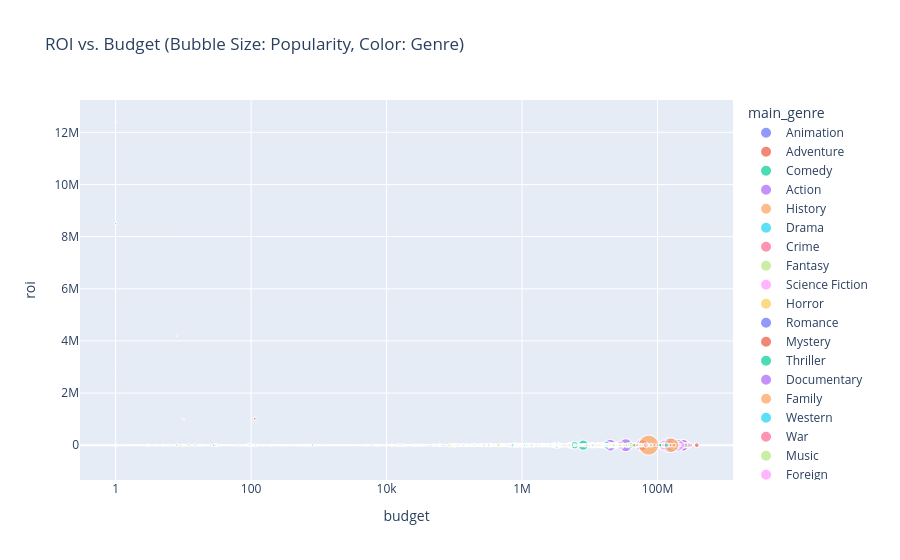

This figure's notebook cell:
### Code cell
def extract_first_float(x):
    if isinstance(x, str):
        match = re.search(r"\d+\.\d+", x)
        return float(match.group()) if match else None
    return x

# Convert and clean data
df["budget"] = pd.to_numeric(df["budget"], errors="coerce")
df["roi"] = pd.to_numeric(df["roi"], errors="coerce")
df["popularity"] = df["popularity"].apply(extract_first_float)

# Drop rows with missing critical values
df_cleaned = df.dropna(subset=["budget", "roi", "popularity", "main_genre"])

# Plot
fig = px.scatter(
    df_cleaned,
    x="budget",
    y="roi",
    color="main_genre",
    size="popularity",
    hover_data=["title", "release_year", "profit"],
    log_x=True,
    title="ROI vs. Budget (Bubble Size: Popularity, Color: Genre)",
)
fig.show()

### Figure 1 — Plotly figure (JSON) as saved in the notebook; plotly's stock layout.template omitted (floating-point values rounded to 4 significant figures; data arrays with more than 128 entries replaced by an {"elided": "..."} marker saying what was removed)
{"data": [{"customdata": {"elided": "236x3 mixed values"}, "hovertemplate": "main_genre=Animation<br>budget=%{x}<br>roi=%{y}<br>popularity=%{marker.size}<br>title=%{customdata[0]}<br>release_year=%{customdata[1]}<br>profit=%{customdata[2]}<extra></extra>", "legendgroup": "Animation", "marker": {"color": "#636efa", "size": {"elided": "236 float values"}, "sizemode": "area", "sizeref": 1.369, "symbol": "circle"}, "mode": "markers", "name": "Animation", "showlegend": true, "type": "scattergl", "x": {"elided": "236 int values"}, "xaxis": "x", "y": {"elided": "236 float values"}, "yaxis": "y"}, {"customdata": {"elided": "597x3 mixed values"}, "hovertemplate": "main_genre=Adventure<br>budget=%{x}<br>roi=%{y}<br>popularity=%{marker.size}<br>title=%{customdata[0]}<br>release_year=%{customdata[1]}<br>profit=%{customdata[2]}<extra></extra>", "legendgroup": "Adventure", "marker": {"color": "#EF553B", "size": {"elided": "597 float values"}, "sizemode": "area", "sizeref": 1.369, "symbol": "circle"}, "mode": "markers", "name": "Adventure", "showlegend": true, "type": "scattergl", "x": {"elided": "597 int values"}, "xaxis": "x", "y": {"elided": "597 float values"}, "yaxis": "y"}, {"customdata": {"elided": "1721x3 mixed values"}, "hovertemplate": "main_genre=Comedy<br>budget=%{x}<br>roi=%{y}<br>popularity=%{marker.size}<br>title=%{customdata[0]}<br>release_year=%{customdata[1]}<br>profit=%{customdata[2]}<extra></extra>", "legendgroup": "Comedy", "marker": {"color": "#00cc96", "size": {"elided": "1721 float values"}, "sizemode": "area", "sizeref": 1.369, "symbol": "circle"}, "mode": "markers", "name": "Comedy", "showlegend": true, "type": "scattergl", "x": {"elided": "1721 int values"}, "xaxis": "x", "y": {"elided": "1721 float values"}, "yaxis": "y"}, {"customdata": {"elided": "1473x3 mixed values"}, "hovertemplate": "main_genre=Action<br>budget=%{x}<br>roi=%{y}<br>popularity=%{marker.size}<br>title=%{customdata[0]}<br>release_year=%{customdata[1]}<br>profit=%{customdata[2]}<extra></extra>", "legendgroup": "Action", "marker": {"color": "#ab63fa", "size": {"elided": "1473 float values"}, "sizemode": "area", "sizeref": 1.369, "symbol": "circle"}, "mode": "markers", "name": "Action", "showlegend": true, "type": "scattergl", "x": {"elided": "1473 int values"}, "xaxis": "x", "y": {"elided": "1473 float values"}, "yaxis": "y"}, {"customdata": {"elided": "52x3 mixed values"}, "hovertemplate": "main_genre=History<br>budget=%{x}<br>roi=%{y}<br>popularity=%{marker.size}<br>title=%{customdata[0]}<br>release_year=%{customdata[1]}<br>profit=%{customdata[2]}<extra></extra>", "legendgroup": "History", "marker": {"color": "#FFA15A", "size": [5.092, 4.653, 4.191, 6.715, 6.71, 3.699, 7.262, 5.166, 2.516, 11.42, 3.241, 3.625, 7.282, 0.007963, 3.218, 2.659, 9.605, 10.48, 6.375, 10.68, 10.36, 3.337, 0.6527, 10.37, 1.225, 7.421, 4.482, 10.68, 4.342, 6.715, 0.2995, 3.443, 31.6, 7.107, 0.7271, 0.8433, 1.164, 12.49, 2.608, 4.465, 4.895, 1.349, 1.349, 0.8175, 0.8175, 1.629, 8.476, 3.138, 3.88, 0.1463, 2.525, 0.5289], "sizemode": "area", "sizeref": 1.369, "symbol": "circle"}, "mode": "markers", "name": "History", "showlegend": true, "type": "scattergl", "x": [44000000, 35000000, 33000000, 6000000, 55000000, 10000000, 25485000, 3000000, 35000000, 140000000, 25000000, 600000, 15000000, 250000, 2000000, 15000000, 23000000, 30000000, 18000000, 20000000, 80000000, 8000000, 3600000, 5000000, 12000000, 13000000, 12000000, 65000000, 4600000, 10000000, 50, 12000000, 14000000, 20000000, 20000000, 750000, 650000, 15000000, 1500000, 16000000, 190000, 7000000, 7000000, 722083, 722083, 5000000, 9000000, 5000000, 13000000, 4000000, 20000000, 21000000], "xaxis": "x", "y": [-0.6891, -0.4676, -1.0, 16.05, 1.564, -1.0, 0.1594, 5.725, -1.0, 2.209, -0.8779, 56.51, 2.333, -1.0, -0.6732, -1.0, 0.2844, -1.0, 0.4738, 1.729, 1.676, -1.0, -0.7872, 2.0, -1.0, 7.843, -0.1981, 3.235, 4.435, -0.9346, -1.0, -1.0, 15.68, 2.339, -1.0, -1.0, -1.0, -0.1599, -1.0, -1.0, -1.0, -1.0, -1.0, -0.3087, -0.3087, 1.6, -0.4889, -0.5226, -1.0, -1.0, -1.0, -1.0], "yaxis": "y"}, {"customdata": {"elided": "2309x3 mixed values"}, "hovertemplate": "main_genre=Drama<br>budget=%{x}<br>roi=%{y}<br>popularity=%{marker.size}<br>title=%{customdata[0]}<br>release_year=%{customdata[1]}<br>profit=%{customdata[2]}<extra></extra>", "legendgroup": "Drama", "marker": {"color": "#19d3f3", "size": {"elided": "2309 float values"}, "sizemode": "area", "sizeref": 1.369, "symbol": "circle"}, "mode": "markers", "name": "Drama", "showlegend": true, "type": "scattergl", "x": {"elided": "2309 int values"}, "xaxis": "x", "y": {"elided": "2309 float values"}, "yaxis": "y"}, {"customdata": {"elided": "413x3 mixed values"}, "hovertemplate": "main_genre=Crime<br>budget=%{x}<br>roi=%{y}<br>popularity=%{marker.size}<br>title=%{customdata[0]}<br>release_year=%{customdata[1]}<br>profit=%{customdata[2]}<extra></extra>", "legendgroup": "Crime", "marker": {"color": "#FF6692", "size": {"elided": "413 float values"}, "sizemode": "area", "sizeref": 1.369, "symbol": "circle"}, "mode": "markers", "name": "Crime", "showlegend": true, "type": "scattergl", "x": {"elided": "413 int values"}, "xaxis": "x", "y": {"elided": "413 float values"}, "yaxis": "y"}, {"customdata": {"elided": "205x3 mixed values"}, "hovertemplate": "main_genre=Fantasy<br>budget=%{x}<br>roi=%{y}<br>popularity=%{marker.size}<br>title=%{customdata[0]}<br>release_year=%{customdata[1]}<br>profit=%{customdata[2]}<extra></extra>", "legendgroup": "Fantasy", "marker": {"color": "#B6E880", "size": {"elided": "205 float values"}, "sizemode": "area", "sizeref": 1.369, "symbol": "circle"}, "mode": "markers", "name": "Fantasy", "showlegend": true, "type": "scattergl", "x": {"elided": "205 int values"}, "xaxis": "x", "y": {"elided": "205 float values"}, "yaxis": "y"}, {"customdata": {"elided": "175x3 mixed values"}, "hovertemplate": "main_genre=Science Fiction<br>budget=%{x}<br>roi=%{y}<br>popularity=%{marker.size}<br>title=%{customdata[0]}<br>release_year=%{customdata[1]}<br>profit=%{customdata[2]}<extra></extra>", "legendgroup": "Science Fiction", "marker": {"color": "#FF97FF", "size": {"elided": "175 float values"}, "sizemode": "area", "sizeref": 1.369, "symbol": "circle"}, "mode": "markers", "name": "Science Fiction", "showlegend": true, "type": "scattergl", "x": {"elided": "175 int values"}, "xaxis": "x", "y": {"elided": "175 float values"}, "yaxis": "y"}, {"customdata": {"elided": "725x3 mixed values"}, "hovertemplate": "main_genre=Horror<br>budget=%{x}<br>roi=%{y}<br>popularity=%{marker.size}<br>title=%{customdata[0]}<br>release_year=%{customdata[1]}<br>profit=%{customdata[2]}<extra></extra>", "legendgroup": "Horror", "marker": {"color": "#FECB52", "size": {"elided": "725 float values"}, "sizemode": "area", "sizeref": 1.369, "symbol": "circle"}, "mode": "markers", "name": "Horror", "showlegend": true, "type": "scattergl", "x": {"elided": "725 int values"}, "xaxis": "x", "y": {"elided": "725 float values"}, "yaxis": "y"}, {"customdata": {"elided": "193x3 mixed values"}, "hovertemplate": "main_genre=Romance<br>budget=%{x}<br>roi=%{y}<br>popularity=%{marker.size}<br>title=%{customdata[0]}<br>release_year=%{customdata[1]}<br>profit=%{customdata[2]}<extra></extra>", "legendgroup": "Romance", "marker": {"color": "#636efa", "size": {"elided": "193 float values"}, "sizemode": "area", "sizeref": 1.369, "symbol": "circle"}, "mode": "markers", "name": "Romance", "showlegend": true, "type": "scattergl", "x": {"elided": "193 int values"}, "xaxis": "x", "y": {"elided": "193 float values"}, "yaxis": "y"}, {"customdata": {"elided": "109x3 mixed values"}, "hovertemplate": "main_genre=Mystery<br>budget=%{x}<br>roi=%{y}<br>popularity=%{marker.size}<br>title=%{customdata[0]}<br>release_year=%{customdata[1]}<br>profit=%{customdata[2]}<extra></extra>", "legendgroup": "Mystery", "marker": {"color": "#EF553B", "size": [4.559, 18.21, 12.41, 5.783, 15.81, 6.501, 7.992, 12.85, 7.147, 12.31, 10.62, 9.329, 8.32, 11.05, 6.243, 5.66, 5.134, 13.27, 18.45, 13.41, 3.892, 6.173, 11.84, 11.16, 15.45, 10.44, 10.6, 10.34, 6.354, 8.593, 1.523, 3.338, 17.96, 6.852, 5.8, 7.365, 2.227, 7.6, 3.187, 1.633, 9.641, 2.775, 0.6211, 3.139, 9.583, 9.687, 8.758, 6.572, 9.423, 9.629, 6.3, 13.39, 14.32, 1.275, 5.246, 10.51, 13.75, 3.581, 10.91, 1.633, 8.419, 0.8129, 0.03529, 3.116, 1.745, 8.133, 3.124, 4.542, 0.007595, 7.09, 6.976, 154.8, 6.442, 14.92, 2.784, 11.13, 1.368, 1.242, 0.699, 13.49, 1.437, 1.83, 6.863, 1.783, 11.84, 1.278, 1.278, 6.247, 5.973, 1.434, 14.98, 0.4854, 0.46, 0.6989, 13.28, 17.05, 13.91, 17.63, 36.89, 39.0, 10.07, 2.258, 2.679, 1.527, 1.855, 0.9283, 0.1274, 0.4613, 0.352], "sizemode": "area", "sizeref": 1.369, "symbol": "circle"}, "mode": "markers", "name": "Mystery", "showlegend": true, "type": "scattergl", "x": [25000000, 2479000, 4000000, 375000, 839727, 5000000, 80000000, 27000000, 1000000, 66000000, 60000, 2500000, 1227401, 15000000, 3000000, 1103000, 8000000, 65000000, 40000000, 15000000, 15000000, 33000000, 25000000, 7920000, 9000000, 17700000, 15000000, 23000000, 75000000, 84000000, 100000, 3500000, 30000000, 22000000, 12000000, 19250000, 66500, 27000000, 800000, 11500000, 70000000, 747000, 7000000, 5000000, 4000000, 52000000, 825000, 50000000, 40000000, 16000000, 15500000, 15000000, 80000000, 2000000, 15000000, 5000000, 10000000, 12000000, 20000000, 90000, 10000000, 2000000, 2500000, 2500000, 5000000, 5000000, 4300000, 70000, 86, 27000000, 7700000, 61000000, 5000000, 22000000, 3000000, 4000000, 7750000, 60000, 1131974, 55000000, 3000000, 4000000, 11000000, 1000, 3500000, 1, 1, 7000000, 11000000, 5069632, 19000000, 120000, 500, 2000000, 40000000, 10000000, 4000000, 65000000, 5000000, 5000000, 4000000, 5000000, 1500000, 41000, 12200000, 2500000, 850, 2500000, 7200], "xaxis": "x", "y": [-0.4771, 10.29, 2.319, 1.667, 26.65, 7.367, 0.2013, 0.007419, -0.9085, 1.867, 52.69, -1.0, 0.04074, 0.1672, 3.333, 3.08, -1.0, 1.494, 15.82, -0.2926, -1.0, -1.0, -0.9896, 0.8384, 3.414, 0.7507, 0.3236, 0.5932, -0.2767, 2.282, 219.0, -1.0, 2.009, -0.4768, -1.0, -0.5786, -1.0, -0.2167, -1.0, -1.0, -0.172, -0.9403, -1.0, -1.0, -1.0, 0.4989, -1.0, -0.8332, -0.03112, -0.9306, -0.9202, -0.7645, 1.226, -1.0, 5.716, 6.722, 3.233, -0.5929, 1.748, -1.0, -0.8931, -1.0, -1.0, -1.0, -0.9946, -0.3716, -1.0, -1.0, -1.0, -1.0, -1.0, 5.055, -0.5266, -0.2979, -1.0, 0.2924, -1.0, -1.0, -1.0, 0.3578, -1.0, -1.0, 1.49, -1.0, 10.55, -1.0, -1.0, -1.0, -1.0, -0.04971, 3.486, 0.08333, 0.0, -1.0, -0.336, 2.066, -1.0, 2.911, 49.49, 1.005, -0.64, -1.0, -1.0, -1.0, -1.0, -0.1436, -1.0, -1.0, -1.0], "yaxis": "y"}, {"customdata": {"elided": "393x3 mixed values"}, "hovertemplate": "main_genre=Thriller<br>budget=%{x}<br>roi=%{y}<br>popularity=%{marker.size}<br>title=%{customdata[0]}<br>release_year=%{customdata[1]}<br>profit=%{customdata[2]}<extra></extra>", "legendgroup": "Thriller", "marker": {"color": "#00cc96", "size": {"elided": "393 float values"}, "sizemode": "area", "sizeref": 1.369, "symbol": "circle"}, "mode": "markers", "name": "Thriller", "showlegend": true, "type": "scattergl", "x": {"elided": "393 int values"}, "xaxis": "x", "y": {"elided": "393 float values"}, "yaxis": "y"}, {"customdata": {"elided": "216x3 mixed values"}, "hovertemplate": "main_genre=Documentary<br>budget=%{x}<br>roi=%{y}<br>popularity=%{marker.size}<br>title=%{customdata[0]}<br>release_year=%{customdata[1]}<br>profit=%{customdata[2]}<extra></extra>", "legendgroup": "Documentary", "marker": {"color": "#ab63fa", "size": {"elided": "216 float values"}, "sizemode": "area", "sizeref": 1.369, "symbol": "circle"}, "mode": "markers", "name": "Documentary", "showlegend": true, "type": "scattergl", "x": {"elided": "216 int values"}, "xaxis": "x", "y": {"elided": "216 float values"}, "yaxis": "y"}, {"customdata": {"elided": "85x3 mixed values"}, "hovertemplate": "main_genre=Family<br>budget=%{x}<br>roi=%{y}<br>popularity=%{marker.size}<br>title=%{customdata[0]}<br>release_year=%{customdata[1]}<br>profit=%{customdata[2]}<extra></extra>", "legendgroup": "Family", "marker": {"color": "#FFA15A", "size": [21.61, 5.991, 2.411, 3.522, 14.44, 12.42, 7.898, 22.85, 11.69, 9.842, 9.418, 11.64, 3.383, 6.417, 9.275, 10.61, 10.38, 6.731, 8.389, 5.887, 3.04, 5.226, 11.32, 8.992, 16.14, 10.7, 7.904, 11.97, 10.2, 7.768, 3.794, 8.774, 8.874, 2.04, 12.67, 12.36, 17.29, 12.29, 8.425, 1.418, 11.01, 24.99, 8.166, 9.58, 0.5409, 10.43, 8.003, 9.723, 13.7, 4.042, 0.8108, 12.41, 0.8556, 7.861, 2.567, 8.269, 0.2412, 22.2, 15.69, 0.9942, 1.212, 2.064, 4.038, 11.25, 547.5, 11.74, 1.26, 17.43, 2.356, 2.336, 0.5791, 2.043, 0.9298, 0.018, 0.09195, 7.17, 11.17, 14.62, 10.22, 1.348, 2.93, 1.1, 287.3, 19.15, 2.875], "sizemode": "area", "sizeref": 1.369, "symbol": "circle"}, "mode": "markers", "name": "Family", "showlegend": true, "type": "scattergl", "x": [45000000, 20000000, 30000000, 30000000, 2900000, 3000000, 60000000, 4000000, 50000000, 5000000, 22000000, 123000000, 3500000, 18000000, 120000000, 20000000, 35000000, 17000000, 60000000, 15000000, 2000000, 18000000, 31000000, 1377800, 75000000, 65000000, 80000000, 35000000, 25000000, 50000000, 14000000, 150000000, 25000000, 3000000, 150000000, 100000000, 200000000, 50000000, 21000000, 19000000, 18000000, 125000000, 20000000, 27000000, 2200000, 60000000, 5000000, 61000000, 165000000, 2500000, 9000000, 13000000, 10750000, 28000000, 10400, 36000000, 5000000, 132000000, 55000000, 8500000, 12000, 3600000, 25000000, 34000000, 74000000, 3000000, 2, 175000000, 18000000, 23000000, 800000, 12796917, 5, 2100000, 143149, 7500000, 73000000, 170000000, 8500000, 600000, 15000000, 1600000, 160000000, 175000000, 500000], "xaxis": "x", "y": [16.52, 6.685, -1.0, -1.0, 89.89, 0.3333, 1.164, 50.46, -0.5257, 7.473, -0.3838, 1.806, 4.903, -0.4612, 0.4163, 5.784, 2.351, 2.267, -0.5619, 6.883, -1.0, -0.07206, -0.1165, -1.0, 6.102, -0.01044, -0.5327, -0.6427, 8.189, 0.809, -1.0, 0.9173, 1.645, -1.0, 3.026, 0.0008679, 4.127, 0.6752, 2.448, -0.8884, 1.616, 9.736, 0.965, 2.169, -1.0, 0.7857, -1.0, -1.0, 1.856, -1.0, -1.0, 2.485, -1.0, 2.595, -1.0, 0.4562, -1.0, 1.83, 3.713, -1.0, -1.0, -1.0, -0.74, -1.0, 14.63, 6.0, -1.0, 4.523, -1.0, -1.0, -1.0, -1.0, -1.0, -1.0, 3.507, -1.0, 3.792, 0.761, 1.351, -1.0, -1.0, -1.0, 6.893, 1.001, -1.0], "yaxis": "y"}, {"customdata": {"elided": "50x3 mixed values"}, "hovertemplate": "main_genre=Western<br>budget=%{x}<br>roi=%{y}<br>popularity=%{marker.size}<br>title=%{customdata[0]}<br>release_year=%{customdata[1]}<br>profit=%{customdata[2]}<extra></extra>", "legendgroup": "Western", "marker": {"color": "#19d3f3", "size": [2.971, 0.8379, 16.79, 15.59, 10.94, 16.72, 11.98, 9.911, 7.267, 12.43, 7.804, 7.071, 13.23, 13.3, 8.441, 10.65, 6.642, 6.946, 3.558, 16.72, 7.715, 2.827, 3.334, 16.53, 6.09, 8.141, 12.24, 5.781, 6.23, 5.5, 2.76, 4.839, 7.893, 7.085, 9.067, 5.035, 18.08, 0.5352, 5.8, 5.438, 7.375, 6.066, 1.333, 5.617, 1.27, 23.5, 12.95, 5.928, 0.515, 1.225], "sizemode": "area", "sizeref": 1.369, "symbol": "circle"}, "mode": "markers", "name": "Western", "showlegend": true, "type": "scattergl", "x": [8000000, 50, 1200000, 5000000, 14000000, 730000, 20000000, 5500000, 1800000, 200000, 3750000, 4653000, 2600000, 600000, 6000000, 2000000, 3200000, 6000000, 10000000, 80000000, 1600000, 3500000, 6000000, 22000000, 3000000, 100000000, 145000000, 4638783, 1455000, 2500000, 75000, 5000000, 53000000, 9200000, 1600000, 18000000, 55000000, 300000, 7000000, 2000000, 16000000, 5200000, 245000, 6350000, 5000000, 135000000, 11000000, 10000000, 24000, 2000000], "xaxis": "x", "y": [-1.0, -1.0, 4.0, 0.0643, 10.37, 9.959, -1.0, 1.855, 2.778, 71.5, -1.0, 0.2895, 44.96, 24.0, 2.4, 1.452, 1.5, -0.2833, 0.5795, 0.532, 2.375, -1.0, -1.0, 2.104, 2.004, 0.08103, -0.8219, 1.371, 0.8007, 0.2, -1.0, -1.0, -1.0, 0.01589, -1.0, -0.9335, 0.273, -1.0, -0.9991, -1.0, -0.7848, -1.0, -1.0, -1.0, -1.0, 2.948, -1.0, -0.9996, -1.0, -1.0], "yaxis": "y"}, {"customdata": {"elided": "61x3 mixed values"}, "hovertemplate": "main_genre=War<br>budget=%{x}<br>roi=%{y}<br>popularity=%{marker.size}<br>title=%{customdata[0]}<br>release_year=%{customdata[1]}<br>profit=%{customdata[2]}<extra></extra>", "legendgroup": "War", "marker": {"color": "#FF6692", "size": [14.59, 1.691, 0.3471, 7.308, 7.521, 11.46, 1.462, 5.359, 13.29, 10.7, 4.985, 1.629, 6.894, 5.74, 4.362, 1.763, 13.5, 3.056, 2.605, 9.392, 9.224, 5.291, 0.5244, 8.913, 7.31, 4.222, 0.7329, 11.17, 2.824, 3.353, 4.134, 10.74, 3.107, 3.175, 5.628, 1.646, 11.13, 19.23, 36.71, 0.5952, 6.357, 9.616, 0.05107, 1.849, 0.08081, 1.093, 6.404, 6.958, 4.684, 4.684, 8.156, 8.156, 10.22, 5.662, 4.419, 1.176, 3.574, 0.3215, 0.4618, 0.718, 1.558], "sizemode": "area", "sizeref": 1.369, "symbol": "circle"}, "mode": "markers", "name": "War", "showlegend": true, "type": "scattergl", "x": [14000000, 35000000, 120, 9000000, 18000000, 14400000, 16000000, 1650000, 6000000, 68000000, 18000000, 16000000, 35000000, 11000000, 5000000, 3000000, 155000000, 3800000, 100000000, 7000000, 90000000, 32000000, 10000000, 12500000, 80000000, 8, 10000, 100000000, 19000000, 6000000, 8500000, 10000000, 10400000, 20000000, 65000000, 2050000, 70000000, 58800000, 68000000, 30000000, 6000000, 22500000, 850000, 6000000, 2000000, 600000, 1000000, 2000000, 19500000, 19500000, 35000000, 35000000, 50000000, 12156348, 12003848, 7500000, 20000000, 1300000, 1500000, 3200000, 10000000], "xaxis": "x", "y": [-1.0, -0.5714, -1.0, -1.0, 0.4905, 1.41, -1.0, 17.48, -0.7804, 0.4261, 0.384, -0.8487, -0.1462, -1.0, -1.0, -1.0, 0.07934, -0.9961, -1.0, 0.5714, -0.2678, -0.8152, -0.9974, 0.6333, 0.5132, 4197000.0, 14.0, -0.05117, -0.75, -1.0, -1.0, -1.0, 1.016, -0.9991, -0.3107, -1.0, 1.214, 8.223, 2.115, 1.271, -1.0, -0.3102, -1.0, -1.0, -1.0, -1.0, 0.777, -1.0, 1.872, 1.872, -0.3405, -0.3405, -0.4993, -0.3501, -1.0, 0.2133, -0.9721, -0.3777, -1.0, -1.0, -0.2452], "yaxis": "y"}, {"customdata": {"elided": "59x3 mixed values"}, "hovertemplate": "main_genre=Music<br>budget=%{x}<br>roi=%{y}<br>popularity=%{marker.size}<br>title=%{customdata[0]}<br>release_year=%{customdata[1]}<br>profit=%{customdata[2]}<extra></extra>", "legendgroup": "Music", "marker": {"color": "#B6E880", "size": [9.649, 10.08, 6.773, 13.16, 8.737, 2.747, 18.83, 12.99, 10.18, 4.344, 6.772, 3.658, 10.34, 11.51, 9.508, 10.08, 2.592, 2.474, 0.1027, 2.409, 4.718, 13.85, 9.502, 2.923, 2.018, 4.387, 11.43, 1.83, 7.683, 0.7702, 1.607, 5.364, 14.22, 0.9009, 7.668, 1.679, 7.015, 0.07176, 7.864, 0.007134, 0.03134, 7.86, 0.4471, 5.074, 5.23, 0.08166, 6.447, 6.793, 10.96, 1.722, 0.4465, 1.925, 1.925, 0.5588, 0.07403, 0.005051, 0.03971, 0.1099, 1.007], "sizemode": "area", "sizeref": 1.369, "symbol": "circle"}, "mode": "markers", "name": "Music", "showlegend": true, "type": "scattergl", "x": [20000000, 27000000, 12000000, 28000000, 13000000, 6000000, 31000000, 38000000, 20000000, 13000000, 2000000, 1500000, 40000000, 10000000, 58000000, 57000000, 12000000, 5000000, 200000, 300000, 439000, 10000000, 20000000, 14000000, 2300000, 15000000, 32000000, 3700000, 70000000, 1300000, 8000000, 30000000, 12000000, 15000000, 23000000, 7000000, 60000000, 650, 5000000, 717000, 1000000, 33000000, 2000000, 20000000, 18000000, 80000, 40000000, 15, 5000000, 12000000, 1500000, 2000000, 2000000, 4, 522360, 354000, 5000, 2115000, 3000000], "xaxis": "x", "y": [-1.0, 3.268, 0.8537, -0.4982, 0.289, 5.133, 6.471, 0.5084, 5.085, -1.0, -1.0, -1.0, -0.4199, -0.6084, -0.553, -0.7019, 1.533, 9.0, -1.0, 25.03, 4.196, -1.0, -0.4329, -1.0, 3.783, -0.008832, 0.5909, -0.2011, 1.209, 3.056, -1.0, 0.1581, 8.516, 0.5154, 5.557, -1.0, -1.0, -1.0, -1.0, -1.0, -1.0, 3.257, -1.0, -0.1725, -0.5571, -1.0, 0.6837, 7.133, -1.0, -1.0, 1.933, -1.0, -1.0, -1.0, -1.0, -1.0, -1.0, -0.03593, -1.0], "yaxis": "y"}, {"customdata": [["Inseminoid", 1981, -2000000], ["Burn", 2012, -113700], ["Remington and the Curse of the Zombadings", 2011, 699290], ["Maundy Thursday", 2006, -4], ["Phoonk", 2008, 2010000], ["Mudhalvan", 1999, 14600000]], "hovertemplate": "main_genre=Foreign<br>budget=%{x}<br>roi=%{y}<br>popularity=%{marker.size}<br>title=%{customdata[0]}<br>release_year=%{customdata[1]}<br>profit=%{customdata[2]}<extra></extra>", "legendgroup": "Foreign", "marker": {"color": "#FF97FF", "size": [1.794, 0.4662, 0.6732, 0.9217, 0.6862, 0.2365], "sizemode": "area", "sizeref": 1.369, "symbol": "circle"}, "mode": "markers", "name": "Foreign", "showlegend": true, "type": "scattergl", "x": [2000000, 225000, 22361, 4, 750000, 7400000], "xaxis": "x", "y": [-1.0, -0.5053, 31.27, -1.0, 2.68, 1.973], "yaxis": "y"}, {"customdata": [["Duel", 1972, -450000], ["The Park is Mine", 1985, -4500000], ["Doctor Who", 1996, 37000000], ["Nuremberg", 2000, -24000000], ["Generation X", 1996, -7000000], ["Hemingway & Gellhorn", 2012, -19500000], ["Sharknado", 2013, -1000000], ["House of the Dead 2", 2005, -6000000], ["Elvis and Me", 1988, -8000000], ["The Front", 2010, -5000000], ["Firestarter 2: Rekindled", 2002, -10000000], ["At Risk", 2010, -5000000], ["The Leisure Class", 2015, -3000000], ["Quantum Apocalypse", 2010, -2500000], ["AE: Apocalypse Earth", 2013, -1000000], ["Blues Story", 2003, -200000], ["Sharkansas Women's Prison Massacre", 2015, -600000], ["Megafault", 2009, -1200000], ["Red Nose Day Actually", 2017, -4000000]], "hovertemplate": "main_genre=TV Movie<br>budget=%{x}<br>roi=%{y}<br>popularity=%{marker.size}<br>title=%{customdata[0]}<br>release_year=%{customdata[1]}<br>profit=%{customdata[2]}<extra></extra>", "legendgroup": "TV Movie", "marker": {"color": "#FECB52", "size": [12.33, 4.476, 5.148, 2.279, 1.916, 8.199, 4.928, 2.694, 0.9087, 0.8791, 2.581, 9.502, 1.491, 1.519, 2.839, 0.1118, 3.812, 2.593, 5.753], "sizemode": "area", "sizeref": 1.369, "symbol": "circle"}, "mode": "markers", "name": "TV Movie", "showlegend": true, "type": "scattergl", "x": [450000, 4500000, 5000000, 24000000, 7000000, 19500000, 1000000, 6000000, 8000000, 5000000, 10000000, 5000000, 3000000, 2500000, 1000000, 200000, 600000, 1200000, 4000000], "xaxis": "x", "y": [-1.0, -1.0, 7.4, -1.0, -1.0, -1.0, -1.0, -1.0, -1.0, -1.0, -1.0, -1.0, -1.0, -1.0, -1.0, -1.0, -1.0, -1.0, -1.0], "yaxis": "y"}, {"customdata": [["Freedom Park", 2004, -275000]], "hovertemplate": "main_genre=Children<br>budget=%{x}<br>roi=%{y}<br>popularity=%{marker.size}<br>title=%{customdata[0]}<br>release_year=%{customdata[1]}<br>profit=%{customdata[2]}<extra></extra>", "legendgroup": "Children", "marker": {"color": "#636efa", "size": [0.003324], "sizemode": "area", "sizeref": 1.369, "symbol": "circle"}, "mode": "markers", "name": "Children", "showlegend": true, "type": "scattergl", "x": [275000], "xaxis": "x", "y": [-1.0], "yaxis": "y"}, {"customdata": [["Switch", 2007, -2400000], ["Skeleton Key 2: 667 Neighbor of the Beast", 2008, -5000], ["Ryaba, My Chicken", 1994, 1935143], ["Table For Five", 1983, -5560295], ["Crowsnest", 2012, -1200000], ["Pudhupettai", 2006, -4000000], ["The Drunk", 2014, -1000000], ["Justice Is Mind", 2013, -25000], ["River's End", 2005, -1000000], ["Azzurro", 2000, -3100000], ["The Italian Key", 2011, -1800000], ["Fakta Ladh Mhana", 2011, -10], ["Rita's Last Fairy Tale", 2012, 286937], ["Duniyadari", 2014, -389997], ["Valentino", 1951, 250000], ["Vdrebezgi", 2011, -400], ["Sick Boy", 2011, -50000], ["Legion of the Black", 2012, -150000], ["You're Human Like the Rest of Them", 1967, -2], ["No Letting Go", 2016, -500000], ["The Book of Mormon Movie, Volume 1: The Journey", 2003, -327270], ["Late Bloomer", 2016, -1600000], ["Secrets In The Snow", 2013, -100000], ["Nasha Russia: Yaytsa sudby", 2010, 20212223], ["Sea Wolf", 2009, -19000000], ["Glukhar v kino", 2010, -1022970], ["Live Forever as You Are Now with Alan Resnick", 2013, -750000], ["Іван Сила", 2013, -2]], "hovertemplate": "main_genre=(no genres listed)<br>budget=%{x}<br>roi=%{y}<br>popularity=%{marker.size}<br>title=%{customdata[0]}<br>release_year=%{customdata[1]}<br>profit=%{customdata[2]}<extra></extra>", "legendgroup": "(no genres listed)", "marker": {"color": "#EF553B", "size": [0.991, 0.2992, 0.6773, 0.4065, 0.4754, 0.05649, 0.01412, 0.09841, 0.5152, 0.003863, 0.05983, 0.2238, 0.5607, 0.01622, 0.3283, 0.1965, 1.487, 0.03663, 0.003245, 0.7241, 0.07986, 0.5426, 0.09555, 0.9953, 1.151, 0.2094, 0.01812, 0.06726], "sizemode": "area", "sizeref": 1.369, "symbol": "circle"}, "mode": "markers", "name": "(no genres listed)", "showlegend": true, "type": "scattergl", "x": [2400000, 5000, 2700000, 8000000, 1200000, 4000000, 1000000, 25000, 1000000, 3100000, 1800000, 10, 200000, 390000, 1300000, 400, 50000, 150000, 2, 500000, 2000000, 1600000, 100000, 2000000, 19000000, 2500000, 750000, 2], "xaxis": "x", "y": [-1.0, -1.0, 0.7167, -0.695, -1.0, -1.0, -1.0, -1.0, -1.0, -1.0, -1.0, -1.0, 1.435, -1.0, 0.1923, -1.0, -1.0, -1.0, -1.0, -1.0, -0.1636, -1.0, -1.0, 10.11, -1.0, -0.4092, -1.0, -1.0], "yaxis": "y"}], "layout": {"legend": {"itemsizing": "constant", "title": {"text": "main_genre"}, "tracegroupgap": 0}, "title": {"text": "ROI vs. Budget (Bubble Size: Popularity, Color: Genre)"}, "xaxis": {"anchor": "y", "domain": [0, 1], "title": {"text": "budget"}, "type": "log"}, "yaxis": {"anchor": "x", "domain": [0, 1], "title": {"text": "roi"}}}}
